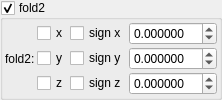
    <widget class="MyGroupBox" name="groupCheck_transf_function_enabledI_false">
     <property name="title">
      <string>fold2&amp;</string>
     </property>
     <property name="checkable">
      <bool>true</bool>
     </property>
     <layout class="QVBoxLayout" name="verticalLayout_16" stretch="0">
      <property name="spacing">
       <number>2</number>
      </property>
      <property name="leftMargin">
       <number>2</number>
      </property>
      <property name="topMargin">
       <number>2</number>
      </property>
      <property name="rightMargin">
       <number>2</number>
      </property>
      <property name="bottomMargin">
       <number>2</number>
      </property>
      <item>
       <layout class="QGridLayout" name="gridLayout_35" columnstretch="0,0,0,1">
        <property name="spacing">
         <number>2</number>
        </property>
        <item row="2" column="1">
         <widget class="MyCheckBox" name="checkBox_transf_function_enabledBy_false">
          <property name="text">
           <string notr="true">y</string>
          </property>
         </widget>
        </item>
        <item row="1" column="1">
         <widget class="MyCheckBox" name="checkBox_transf_function_enabledBx_false">
          <property name="text">
           <string notr="true">x</string>
          </property>
         </widget>
        </item>
        <item row="1" column="2">
         <widget class="MyCheckBox" name="checkBox_transf_function_enabledx_false">
          <property name="text">
           <string notr="true">sign x</string>
          </property>
         </widget>
        </item>
        <item row="2" column="2">
         <widget class="MyCheckBox" name="checkBox_transf_function_enabledy_false">
          <property name="text">
           <string notr="true">sign y</string>
          </property>
         </widget>
        </item>
        <item row="2" column="0">
         <widget class="QLabel" name="label_119">
          <property name="text">
           <string>fold2:</string>
          </property>
         </widget>
        </item>
        <item row="2" column="3">
         <widget class="MyDoubleSpinBox" name="spinbox3_transf_addition_constantP_000_y">
          <property name="sizePolicy">
           <sizepolicy hsizetype="Minimum" vsizetype="Maximum">
            <horstretch>0</horstretch>
            <verstretch>0</verstretch>
           </sizepolicy>
          </property>
          <property name="prefix">
           <string/>
          </property>
          <property name="suffix">
           <string/>
          </property>
          <property name="decimals">
           <number>6</number>
          </property>
          <property name="minimum">
           <double>-99.989999999999995</double>
          </property>
          <property name="maximum">
           <double>99.989999999999995</double>
          </property>
          <property name="singleStep">
           <double>0.100000000000000</double>
          </property>
         </widget>
        </item>
        <item row="1" column="3">
         <widget class="MyDoubleSpinBox" name="spinbox3_transf_addition_constantP_000_x">
          <property name="sizePolicy">
           <sizepolicy hsizetype="Minimum" vsizetype="Maximum">
            <horstretch>0</horstretch>
            <verstretch>0</verstretch>
           </sizepolicy>
          </property>
          <property name="prefix">
           <string/>
          </property>
          <property name="suffix">
           <string/>
          </property>
          <property name="decimals">
           <number>6</number>
          </property>
          <property name="minimum">
           <double>-99.989999999999995</double>
          </property>
          <property name="maximum">
           <double>99.989999999999995</double>
          </property>
          <property name="singleStep">
           <double>0.100000000000000</double>
          </property>
         </widget>
        </item>
        <item row="3" column="2">
         <widget class="MyCheckBox" name="checkBox_transf_function_enabledz_false">
          <property name="text">
           <string notr="true">sign z</string>
          </property>
         </widget>
        </item>
        <item row="3" column="3">
         <widget class="MyDoubleSpinBox" name="spinbox3_transf_addition_constantP_000_z">
          <property name="sizePolicy">
           <sizepolicy hsizetype="Minimum" vsizetype="Maximum">
            <horstretch>0</horstretch>
            <verstretch>0</verstretch>
           </sizepolicy>
          </property>
          <property name="prefix">
           <string/>
          </property>
          <property name="suffix">
           <string/>
          </property>
          <property name="decimals">
           <number>6</number>
          </property>
          <property name="minimum">
           <double>-99.989999999999995</double>
          </property>
          <property name="maximum">
           <double>99.989999999999995</double>
          </property>
          <property name="singleStep">
           <double>0.100000000000000</double>
          </property>
         </widget>
        </item>
        <item row="3" column="1">
         <widget class="MyCheckBox" name="checkBox_transf_function_enabledBz_false">
          <property name="text">
           <string notr="true">z</string>
          </property>
         </widget>
        </item>
       </layout>
      </item>
     </layout>
    </widget>
